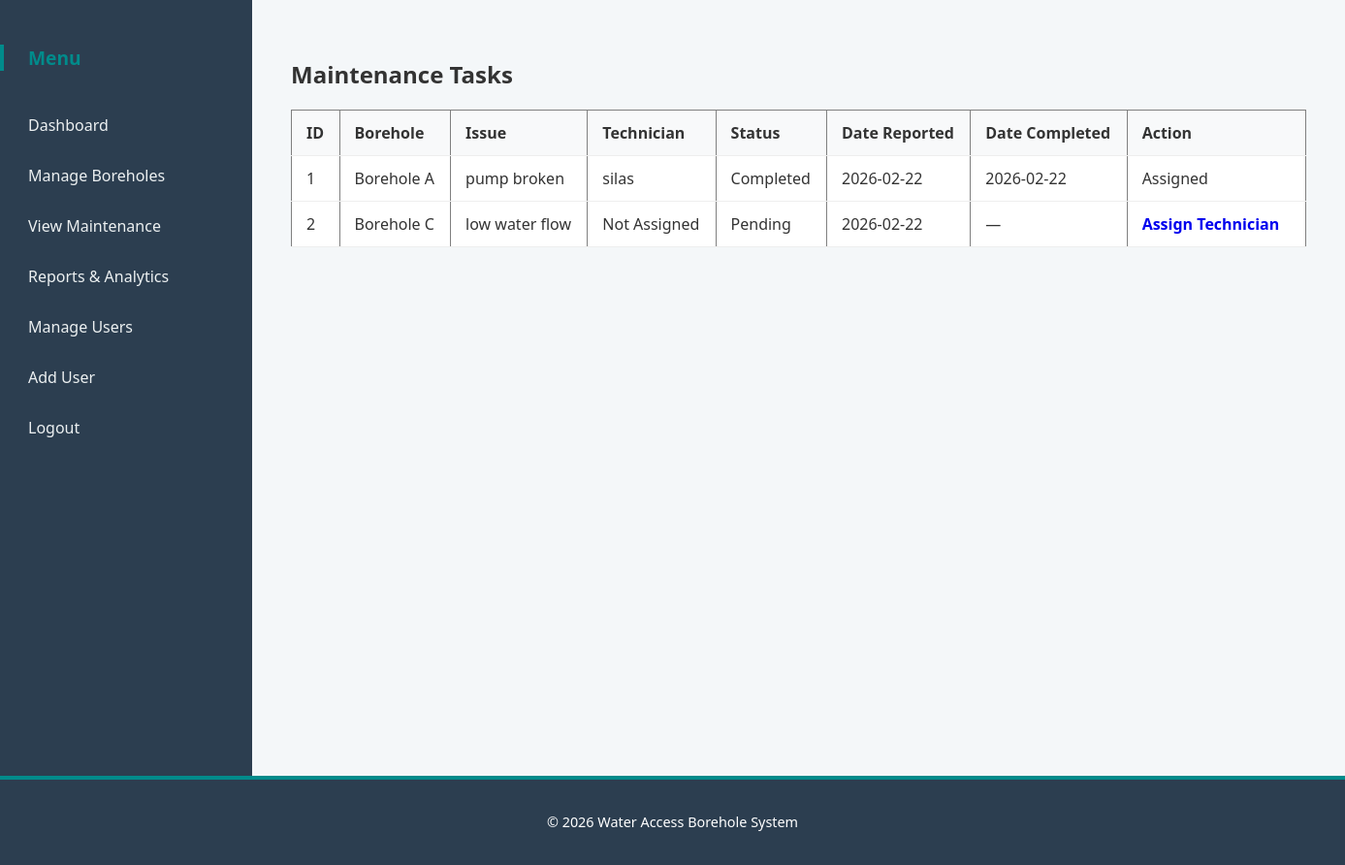
The app's page /admin/view-maintenance.php (signed in) with its own data.
### tables this page shows
CREATE TABLE `maintenance_tasks` (
  `id` int(11) NOT NULL,
  `borehole_id` int(11) NOT NULL,
  `reported_issue` text NOT NULL,
  `assigned_to` int(11) DEFAULT NULL,
  `status` enum('Pending','In progress','Completed') NOT NULL DEFAULT 'Pending',
  `date_reported` date DEFAULT curdate(),
  `date_completed` date DEFAULT NULL
);

CREATE TABLE `boreholes` (
  `id` int(11) NOT NULL,
  `borehole_name` varchar(100) NOT NULL,
  `location` varchar(100) NOT NULL,
  `status` enum('working','faulty') DEFAULT 'working',
  `created_at` timestamp NOT NULL DEFAULT current_timestamp()
);

CREATE TABLE `users` (
  `id` int(11) NOT NULL,
  `username` varchar(50) NOT NULL,
  `password` varchar(255) NOT NULL,
  `role` enum('admin','technician','community') NOT NULL
);

### admin/view-maintenance.php (the view, shortened to what this page needs)
<?php
include("../database.php");
$stmt = $conn->query("
    SELECT maintenance_tasks.id,
           maintenance_tasks.reported_issue,
           maintenance_tasks.status,
           maintenance_tasks.date_reported,
           maintenance_tasks.date_completed,
           boreholes.borehole_name,
           users.username AS technician_name
    FROM maintenance_tasks
    JOIN boreholes ON maintenance_tasks.borehole_id = boreholes.id
    LEFT JOIN users ON maintenance_tasks.assigned_to = users.id
    ORDER BY maintenance_tasks.date_reported DESC
");
$tasks = $stmt->fetchAll(PDO::FETCH_ASSOC);
?>
<?php include("../includes/header.php"); ?>
<div class="dashboard-container">
  <?php include("../includes/sidebar.php"); ?>
 <main class="dashboard">
    <h2>Maintenance Tasks</h2>
    <?php if (count($tasks) > 0): ?>
        <table border="1" cellpadding="10" cellspacing="0">
            <thead>
                <tr>
                    <th>ID</th>
                    <th>Borehole</th>
                    <th>Issue</th>
                    <th>Technician</th>
                    <th>Status</th>
                    <th>Date Reported</th>
                    <th>Date Completed</th>
                    <th>Action</th>
                </tr>
            </thead>
            <tbody>
                <?php foreach ($tasks as $task):
                    ?>
                    <tr>
                        <td><?= $task['id']; ?></td>
                        <td><?= htmlspecialchars($task['borehole_name']); ?></td>
                        <td><?= htmlspecialchars($task['reported_issue']); ?></td>
                        <td>
                            <?= $task['technician_name'] ? htmlspecialchars($task['technician_name']) : 'Not Assigned'; ?>
                        </td>
                        <td><?= $task['status']; ?></td>
                        <td><?= $task['date_reported']; ?></td>
                        <td><?= $task['date_completed'] ?? '—'; ?></td>
                        <td>
                          <?php if (!$task['technician_name']) : ?>
                          <a href="assign-technician.php?id=<?= $task['id']; ?>">
                           Assign Technician
                             </a>
                          <?php else: ?>
                              Assigned
                          <?php endif; ?>
                       </td>
                    </tr>
                <?php endforeach; ?>
            </tbody>
        </table>
    <?php else: ?>
        <p>No maintenance tasks found.</p>
    <?php endif; ?>
 </main>
</div>
<?php include("../includes/footer.php"); ?>

### includes/header.php (shortened to what this page needs)
<?php
$project_root = dirname($_SERVER['SCRIPT_NAME']);
$base_url = rtrim($project_root, '/\\') . '/';?>
<?php
$root = (!empty($_SERVER['HTTPS']) ? 'https' : 'http') . '://' . $_SERVER['HTTP_HOST'] . '/DWD/';
?>
<link rel="stylesheet" href="<?php echo $root; ?>assets/css/style.css">
<!DOCTYPE html>
<html lang="en">
<head>
    <link rel="stylesheet" href="<?php echo $base_url; ?> assets/css/style.css">
</head>

### includes/sidebar.php (shortened to what this page needs)
<aside class="sidebar">
    <h2>Menu</h2>
    <ul>
        <?php if ($_SESSION['role'] === 'admin'): ?>
            <li><a href="admin-dashboard.php">Dashboard</a></li>
            <li><a href="manage-boreholes.php">Manage Boreholes</a></li>
            <li><a href="view-maintenance.php">View Maintenance</a></li>
            <li><a href="reports & analytics.php">Reports & Analytics</a></li>
            <li><a href="manage_users.php">Manage Users</a></li>
             <li><a href="add_user.php">Add User</a></li>
        <?php elseif ($_SESSION['role'] === 'technician'): ?>
            <li><a href="technician-dashboard.php">Dashboard</a></li>
            <li><a href="assigned-maintenance-tasks.php">Assigned Maintenance</a></li>
            <li><a href="update-borehole-status.php">Update Boreholes</a></li>
        <?php elseif ($_SESSION['role'] === 'community'): ?>
            <li><a href="community-dashboard.php">Dashboard</a></li>
            <li><a href="report-issue.php">Report Issue</a></li>
            <li><a href="view-reports.php ">My Reports </a></li>
        <?php endif; ?>
        <li><a href="../logout.php">Logout</a></li>
    </ul>
</aside>

### includes/footer.php
<footer class="footer">
    <p>&copy; <?php echo date("Y"); ?> Water Access Borehole System</p>
</footer>
</body>
</html>

### assets/css/style.css (style rules this page uses)
html, body { height: 100%; margin: 0; padding: 0; font-family: 'Segoe UI', Tahoma, Geneva, Verdana, sans-serif; background-color: #f4f7f9; color: #333; display: flex; flex-direction: column; }
main { flex: 1 0 auto; }
.footer { background-color: #2c3e50; color: #ffffff; text-align: center; padding: 20px 0; width: 100%; font-size: 0.9rem; border-top: 4px solid #008b8b; flex-shrink: 0; }
.dashboard-container { display: flex; flex-direction: row; min-height: 100vh; width:100% ; }
.sidebar { width: 260px; background-color: #2c3e50; color: #ffffff; flex-shrink: 0; padding: 30px 0; }
.sidebar h2 { font-size: 1.2rem; color: #008b8b; padding: 0 25px; margin-bottom: 30px; border-left: 4px solid #008b8b; }
.sidebar ul { list-style: none; padding: 0; }
.sidebar ul li a { display: block; padding: 15px 25px; color: #ecf0f1; text-decoration: none; transition: 0.3s; border-left: 4px solid transparent; }
.dashboard { flex-grow: 1; padding: 40px; }
table { width: 100%; border-collapse: collapse; margin-top: 15px; background: #fff; }
table th, table td { padding: 12px 15px; border-bottom: 1px solid #eee; text-align: left; }
table th { background-color: #f8f9fa; font-weight: 600; }
table a { text-decoration: none; font-weight: bold; margin-right: 10px; }

### records on screen
maintenance_tasks: id "1", borehole.borehole_name "Borehole A", reported_issue "pump broken", assigned_to.username "silas", status "Completed", date_reported "2026-02-22", date_completed "2026-02-22", shows "Assigned"
maintenance_tasks: id "2", borehole.borehole_name "Borehole C", reported_issue "low water flow", shows "Not Assigned", status "Pending", date_reported "2026-02-22", date_completed "—"
